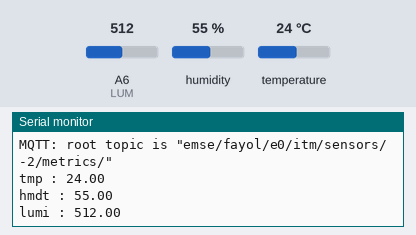
Simulated run of this sketch. Board: Arduino MKR. Shown: the last lines printed to the serial monitor. Inputs (shaded band) come from the test bench; at power-on: humidity 55 %, A6 (LUM) = 512, temperature 24 °C. WiFi joins after 1.5 s; servers stay silent unless stated; no MQTT or app messages arrive unless stated.

Above: at 2.8 s.
2.9 s: humidity set to 22 %
At 12.6 s:
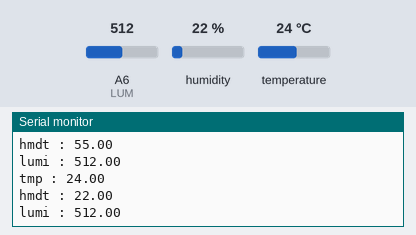
12.9 s: A6 (LUM) set to 716
At 22.6 s:
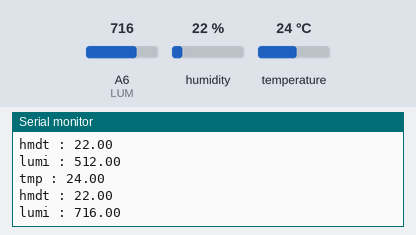
22.9 s: temperature set to 12 °C
At 32.6 s:
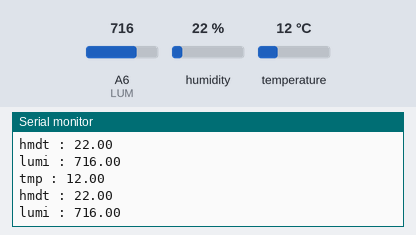
32.9 s: A6 (LUM) set to 900
At 42.6 s:
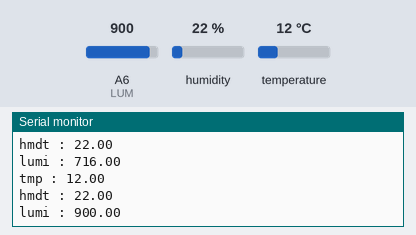
42.9 s: humidity set to 40 %
At 53.1 s:
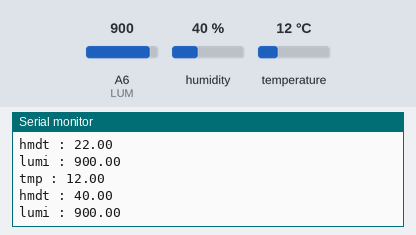
Timing chart, 0 to 53.9 s (numbered marks = the images above; inputs shaded):
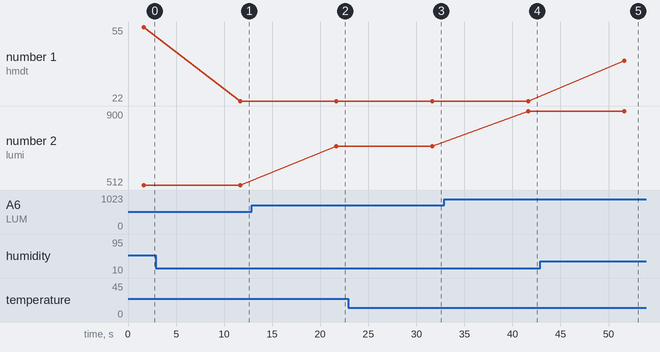

Measured:
- after the input at 2.9 s, the serial monitor: prints a new line after 8.8 s (image 1)
- after the input at 12.9 s, the serial monitor: prints a new line after 8.8 s (image 2)
- after the input at 22.9 s, the serial monitor: prints a new line after 8.8 s (image 3)
- after the input at 32.9 s, the serial monitor: prints a new line after 8.8 s (image 4)
- after the input at 42.9 s, the serial monitor: prints a new line after 8.8 s (image 5)
- plotted number 1: 55 → 22 after the input at 2.9 s, 22 → 40 after the input at 42.9 s
- plotted number 2: 512 → 716 after the input at 12.9 s, 716 → 900 after the input at 32.9 s

The sketch:

mkr1010_CPS2.ino
```cpp
/**
 *  17/01/2019
 *  Paul B.
 *  Chloé G.
 *  Nicolas L.
 *  Loïc C.
 *  Master CPS2 based on  :
 *
 *  Sensing and publishing
 *  Xavier Serpaggi <serpaggi@emse.fr>
 *
 *  Two sensors plugged to an Arduino MKR 1010
 *  - Light : TEMT6000 on Analog pin A6
 *  - Temperature/Humidity : DHT22 or DS1820, data pin on GPIO pin #4
 *  Values are sent to an MQTT broker.
 *
 * Required libraries (sensing):
 *  - DallasTemperature
 *  - OneWire (Included in the latest versions of DallasTemperature)
 *  - Adafruit Unified Sensor
 *  - DHT Sensor Library (by Adafruit)
 *
 * Required libraries (communication & MQTT):
 *  - WiFiNINA
 *  - MQTT (by Joel Gaehwiler)
 */

#include <string.h>
#include <Wire.h>
#include <SPI.h>
#include <DHT.h>
#include <OneWire.h>
#include <DallasTemperature.h>
#include <WiFiNINA.h>
#include <MQTT.h>

/* In which pins are my sensors plugged? */
#define TMP 4   // DHT22 Signal pin
#define LUM A6  // TEMT6000

/* We need a DHT object to address the sensor. */
DHT dht(TMP, DHT22) ; // pin: TMP, model: DHT22

/* We need objects to handle:
 *  1. WiFi connectivity
 *  2. MQTT messages
 */
WiFiClient wifi_client ;
MQTTClient mqtt_client ;

/* And associated variables to tell:
 *  1. which WiFi network to connect to
 *  2. what are the MQTT broket IP address and TCP port
 */

String topic = "emse/fayol/e0/itm/sensors/-2/metrics/";

const char* wifi_ssid = "";
const char* wifi_password = "";

const char* mqtt_host = "ec2-54-236-113-5.compute-1.amazonaws.com" ;
const uint16_t mqtt_port = 1883;
//const char* mqtt_user="ddrcrasn";
//const char* mqtt_password="e7czA49tmqUA";

/* Time between two sensings and values sent ms */
#define DELTA_T 10000

/* Some variables to handle measurements. */
float tmp ;
float hmdt ;
float lumi ;
boolean first_time ;

uint32_t t0, t ;

/* ################################################################### */
void setup() {
  Serial.begin(9600) ;  // monitoring via Serial is always nice when possible
  delay(100) ;
  Serial.println("Initializing...\n") ;

  dht.begin() ;

  WiFi.begin(wifi_ssid, wifi_password) ;
  mqtt_client.begin(mqtt_host, mqtt_port, wifi_client) ;

  tmp = -1.0 ;
  hmdt = -1.0 ;
  lumi = -1.0 ;

  first_time = true ;
  // Time begins now!
  t0 = t = millis() ;
}

/* ################################################################### */
void loop() {
  /* We try to connect to the broker and launch the client loop.
   */
  mqtt_client.loop() ;
  if ( ! mqtt_client.connected() ) {
    reconnect() ;
  }

  /* Values are read from sensors at fixed intervals of time.
  */
  // ===================================================
  t = millis() ;
  if ( first_time || (t - t0) >= DELTA_T ) {
    t0 = t ;
    first_time = false ;

    tmp = getTmp() ;
    hmdt = getHmdt() ;
    lumi = getLumi() ;

    sendValuesTMP() ;
    sendValuesHMDT();
    sendValuesLUMI();
  }
}


/* ------------------------------------------------------------------- */
double getTmp()
{
  return dht.readTemperature() ;
}
double getHmdt()
{
  return dht.readHumidity() ;
}
double getLumi()
{
  return analogRead(LUM) ;
}
/* ################################################################### */
/* This function handles the connection/reconnection to
 * the MQTT broker.
 * Each time a connection or reconnection is made, it
 * publishes a message on the topic+"/HELLO" containing
 * the number of milli seconds since uController start.
 */
void reconnect() {
  Serial.print("Connecting to ");
  Serial.print(wifi_ssid);
  Serial.print("\n") ;

  Serial.print("\n");
  Serial.print("WiFi connected\n");
  Serial.print("IP address: \n");
  Serial.print(WiFi.localIP());
  Serial.print("\n") ;

  Serial.print("MQTT: trying to connect to host ") ;
  Serial.print(mqtt_host) ;
  Serial.print(" on port ") ;
  Serial.print(mqtt_port) ;
  Serial.println(" ...") ;

  while ( !mqtt_client.connect("2")){//, mqtt_user,mqtt_password) ) {
    delay(500);
    Serial.println(".");
    delay(500);
  }
  Serial.println("MQTT: connected") ;
  Serial.print("MQTT: root topic is \"") ;
  Serial.print(topic) ;
  Serial.println("\"\n") ;

  /* The mkr says that it is connected and what topics are available */
  mqtt_client.publish("connected", topic+"TMP") ;
  mqtt_client.publish("connected", topic+"HMDT") ;
  mqtt_client.publish("connected", topic+"LUMI") ;

  /*mqtt_client.publish(String(topic).c_str(), String(tmp).c_str()) ;*/
  /* If you want to subscribe to topics, you have to do it here. */
}

/* ################################################################### */
/* This function handles the sending of all the values
 * collected by the sensors.
 * Values are sent on a regular basis (every DELTA_T_SEND_VALUES
 * milliseconds).
 */
void sendValuesTMP() {
  if ( mqtt_client.connected() ) {
    if ( tmp != -1 ){
      Serial.print("tmp : ");
      Serial.println(tmp);
      mqtt_client.publish(topic+"TMP", String(tmp).c_str()) ;
    }
  }
}
void sendValuesHMDT() {
  if ( mqtt_client.connected() ) {
    if ( hmdt != -1 ){
      Serial.print("hmdt : ");
      Serial.println(hmdt);
      mqtt_client.publish(topic+"HMDT", String(hmdt).c_str()) ;
    }
  }
}
void sendValuesLUMI() {
  if ( mqtt_client.connected() ) {
    if ( lumi != -1 ){
      Serial.print("lumi : ");
      Serial.println(lumi);
      mqtt_client.publish(topic+"LUMI", String(lumi).c_str()) ;
    }
  }
}
```
